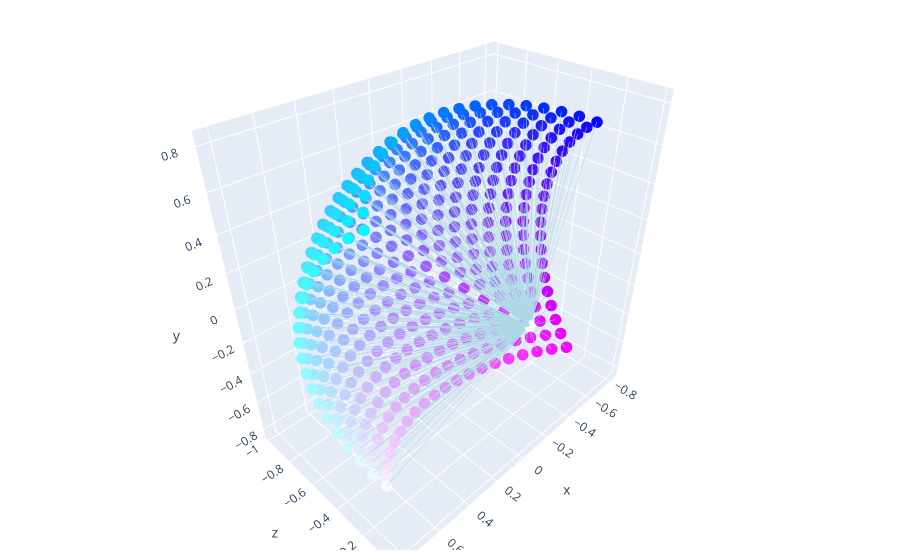

The code cell stored with this chart in its notebook:
### Markdown cell above
## Fisheye Camera Model

The spacing of rays on a fisheye camera is more even on the edges of the image (most noticeable in wide angle images). This makes them desirable for NeRF reconstructions.

### Code cell
# COLLAPSED
from nerfstudio.cameras.cameras import Cameras, CameraType
from nerfstudio.utils import plotly_utils as vis

cx = 10.0
cy = 10.0
fx = 10.0
fy = 10.0

c2w = torch.eye(4)[None, :3, :]

camera = Cameras(fx=fx, fy=fy, cx=cx, cy=cy, camera_to_worlds=c2w, camera_type=CameraType.FISHEYE)
fig = vis.vis_camera_rays(camera)
fig.show()

### Figure 1 — Plotly figure (JSON) as saved in the notebook; plotly's stock layout.template omitted (floating-point values rounded to 4 significant figures; data arrays with more than 128 entries replaced by an {"elided": "..."} marker saying what was removed)
{"data": [{"line": {"color": "lightblue", "width": 1}, "marker": {"color": {"elided": "800x3 float values"}, "size": 4}, "type": "scatter3d", "x": {"elided": "800 float values"}, "y": {"elided": "800 float values"}, "z": {"elided": "800 float values"}}], "layout": {"hovermode": false, "margin": {"b": 10, "l": 0, "r": 0, "t": 10}, "scene": {"xaxis": {"showspikes": false, "title": {"text": "x"}}, "yaxis": {"showspikes": false, "title": {"text": "z"}}, "zaxis": {"showspikes": false, "title": {"text": "y"}}}}}
